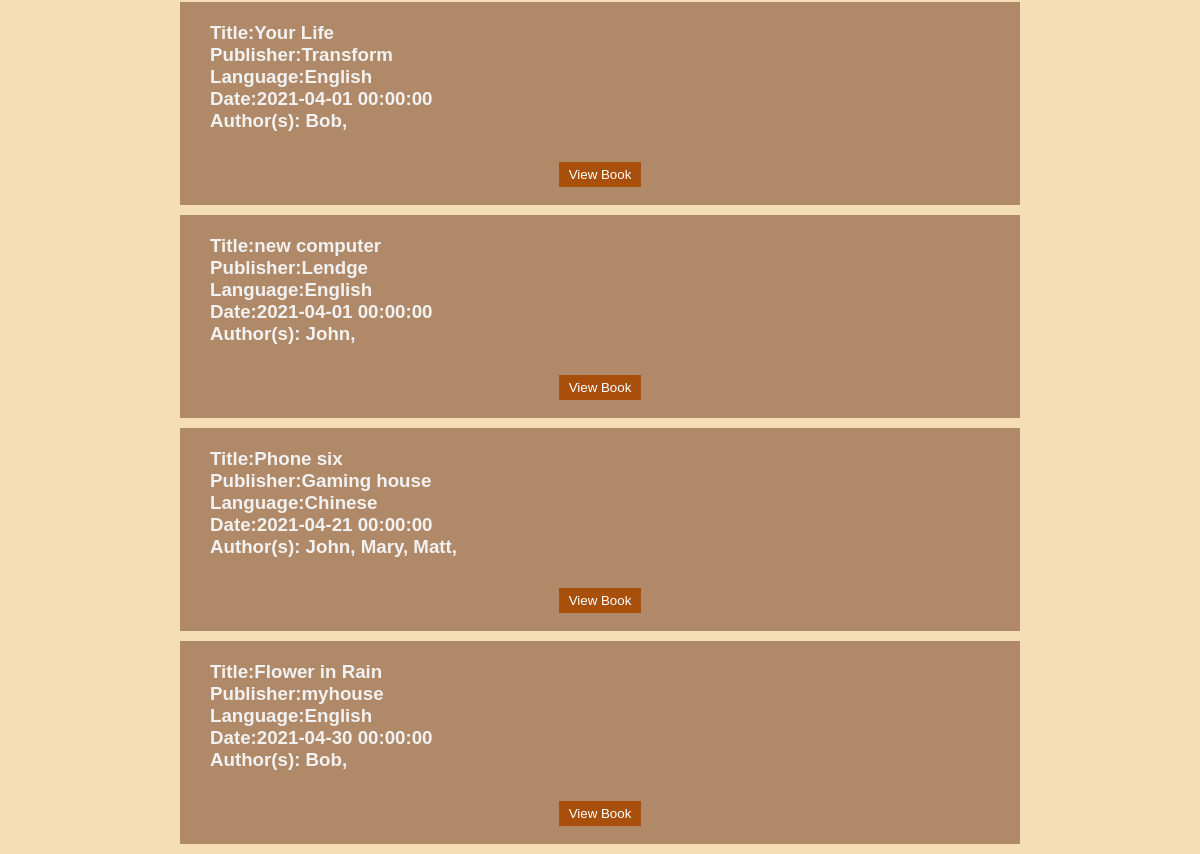
The app's page /main/644132 (lower part), older data.
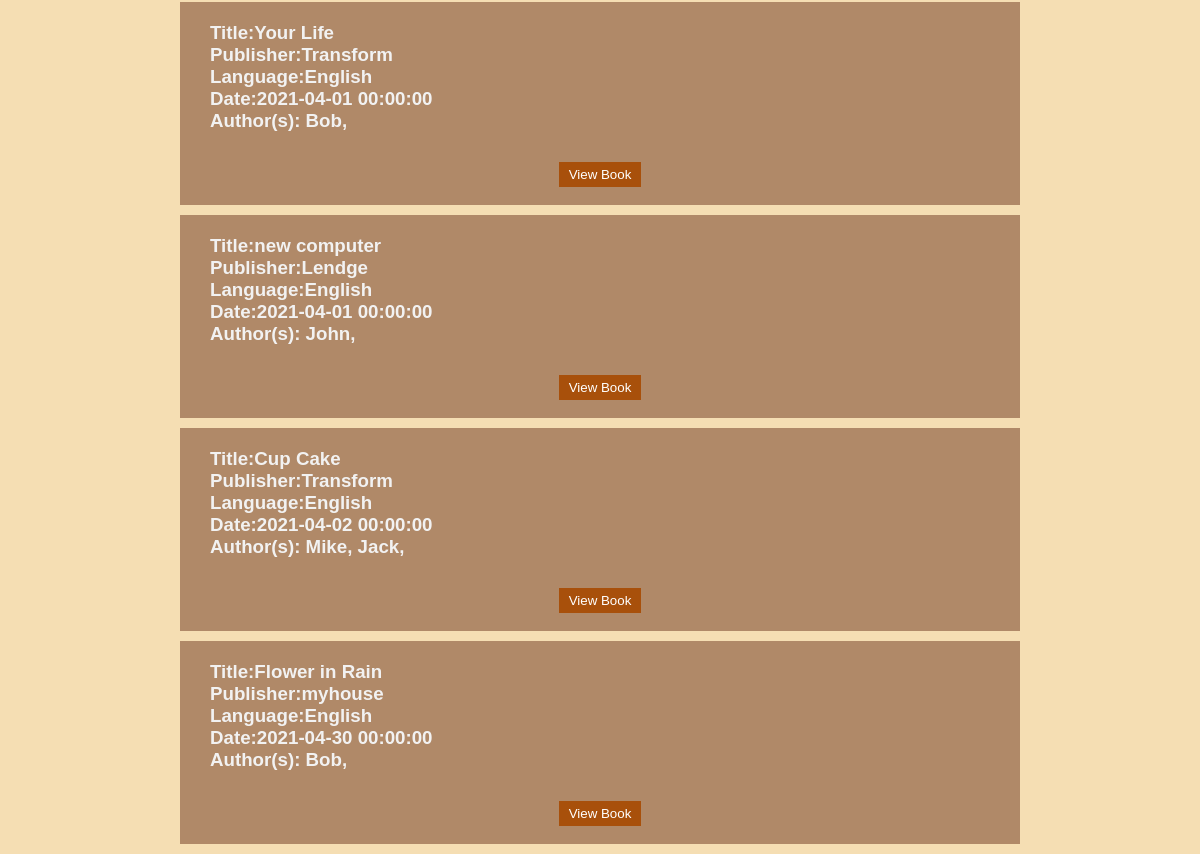
The same page, newer data.
### app.py (models this page shows)
class Book(db.Model):
    ISBN = db.Column(db.Integer,nullable=False,primary_key=True)
    title = db.Column(db.String(30),nullable=False)
    page = db.Column(db.Integer)
    date = db.Column(db.DateTime,nullable=False, default=datetime.utcnow)
    publisher = db.Column(db.String(30), nullable=False)
    language = db.Column(db.String(30),nullable=False,default="English")
    stock = db.Column(db.Integer,nullable=False)
    price = db.Column(db.Float,nullable=False)

class Author(db.Model):
    __tablename__ = 'Author'
    name = db.Column(db.String(30),nullable=False)
    ISBN = db.Column(db.Integer,db.ForeignKey('book.ISBN', ondelete='CASCADE'),nullable=False)
    __table_args__ = (
    db.PrimaryKeyConstraint(
        name, ISBN,
        ),
    )

### app.py (the view)
@app.route('/main/<id>',methods=['POST','GET'])
def main(id):
    if request.method=='POST':
        username=id
        author=request.form['author']
        publisher=request.form['publisher']
        title=request.form['title']
        language=request.form['language']
        authors=Author.query.all()
        newbooks=[]
        if title!="":
            newbooks=Book.query.order_by(Book.date).filter(Book.title.like(title))
        elif publisher!="":
            newbooks=Book.query.order_by(Book.date).filter(Book.publisher.like(publisher))
        elif language!="":
            newbooks=Book.query.order_by(Book.date).filter(Book.language.like(language))
        elif author!="":
            authbooks=Author.query.filter(Author.name.like(author))
            for auth in authbooks:
                newbooks.append(Book.query.get_or_404(auth.ISBN))
        else:
            return redirect(url_for("main",id=username))
        return render_template('main.html',allbook=newbooks,allAuthors=authors,user=username)
    else:
        username=id
        authors=Author.query.all()
        books=Book.query.order_by(Book.date).all()
        return render_template('main.html',allbook=books,allAuthors=authors,user=username)

### templates/main.html (shortened to what this page needs)
{% extends "base.html" %}
{% block body %}
<div class="toIndex"><form action='/' ><input class="button" type="submit" value="Logout"></form></div><br>
<br>
<br>
<div class="allBook">
    {%for book in allbook%}
        <div class="eachbook">
            <h3 id='eachb'>
                Title:{{book.title}}<br>
                Publisher:{{book.publisher}}<br>
                Language:{{book.language}}<br>
                Date:{{book.date}}<br>
                Author(s):
                    {% for author in allAuthors %}
                        {%if author.ISBN==book.ISBN%}
                            {{author.name}},
                        {%endif%}
                    {%endfor%}<br>
            </h3>
            <div class="toIndex"><form action='/oneBook/{{book.ISBN}}/{{user}}'>
            <input class="viewbutton" type="submit" value="View Book"></form>
            </div><br>
        </div>
    {%endfor%}
</div>
{% endblock %}

Row changes from the older to the newer data that the page shows:
removed Book: title "Phone six", publisher "Gaming house", language "Chinese", date "2021-04-21 00:00:00"
removed Author: name "John", shown under "Phone six"
removed Author: name "Mary", shown under "Phone six"
removed Author: name "Matt", shown under "Phone six"
added Book: title "Cup Cake", publisher "Transform", language "English", date "2021-04-02 00:00:00"
added Author: name "Mike", shown under "Cup Cake"
added Author: name "Jack", shown under "Cup Cake"
